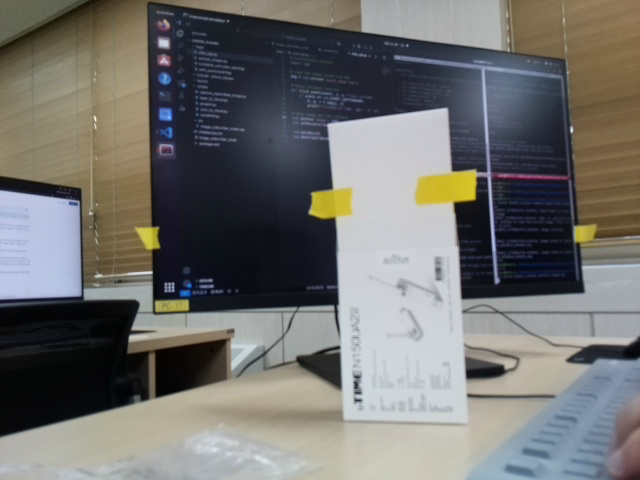
#> input picture week10/catkin_ws/src/school_classes/scripts/saved_image.jpg, 640 x 480 px
$ python project.py
#> lines starting #> are read from the running program, lines starting #| are printed output that depends on the picture; after the words box and inside, x2 and y2 are one past the last pixel; in counts of white or black regions, pixels touching at a corner belong together
#!/usr/bin/env python
import numpy as np
import cv2

# Load image
img = cv2.imread('saved_image.jpg')
#> img is the input picture: shape (480, 640, 3); mean B, G, R 110.3, 112.7, 113.1
if img is None:
    raise FileNotFoundError("saved_image.jpg not found.")

# LiDAR 3D points
points_lidar = np.array([
    [-2.095861, 1.418917, 0.0],   # index 93
    [ 0.080836, 0.318915, 0.0],   # index 48
    [ 0.701410, 0.086738, 0.0],   # index 4
    [ 1.441083, -1.481813, 0.0]   # index 201
], dtype=np.float32)

# Intrinsic Camera Matrix
K = np.array([
    [488.5857231, 0.0,           324.86454285],
    [0.0,         488.93509088,  251.35097507],
    [0.0,         0.0,           1.0]
], dtype=np.float64)

# Distortion coefficients
dist_coeffs = np.array([
    0.163996, -0.271840, 0.001056, -0.001666, 0.0
], dtype=np.float64)

# Rotation matrix and translation vector from solvePnP
R = np.array([
    [ 0.86594984,  0.46824683, -0.17571507],
    [-0.11467574, -0.156081,   -0.98106483],
    [-0.48680628,  0.86970318, -0.08146176]
], dtype=np.float64)

t = np.array([
    [-0.22893531],
    [-0.08460995],
    [ 1.78594894]
], dtype=np.float64)

# Convert rotation matrix to rotation vector
rvec, _ = cv2.Rodrigues(R)

# Project 3D points to 2D image plane
image_points, _ = cv2.projectPoints(points_lidar, rvec, t, K, dist_coeffs)

# Draw red dots on projected points
h, w = img.shape[:2]
#> h = 480; w = 640
for idx, pt in enumerate(image_points.reshape(-1, 2)):
    u, v = int(round(pt[0])), int(round(pt[1]))
    if 0 <= u < w and 0 <= v < h:
        cv2.circle(img, (u, v), 5, (0, 0, 255), -1)
        print(f"✅ Point {idx}: ({u}, {v}) in image bounds.")
    else:
        print(f"❌ Point {idx}: ({u}, {v}) out of bounds.")
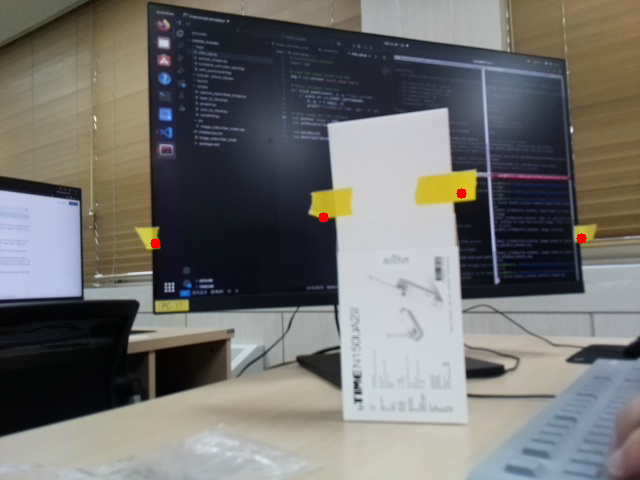
#> img: shape (480, 640, 3); 0.11% of pixels changed, all inside (x1, y1, x2, y2) = (150, 188, 587, 249)

# Save result
cv2.imwrite('projected_result.jpg', img)
print("✅ projected_result.jpg saved.")
